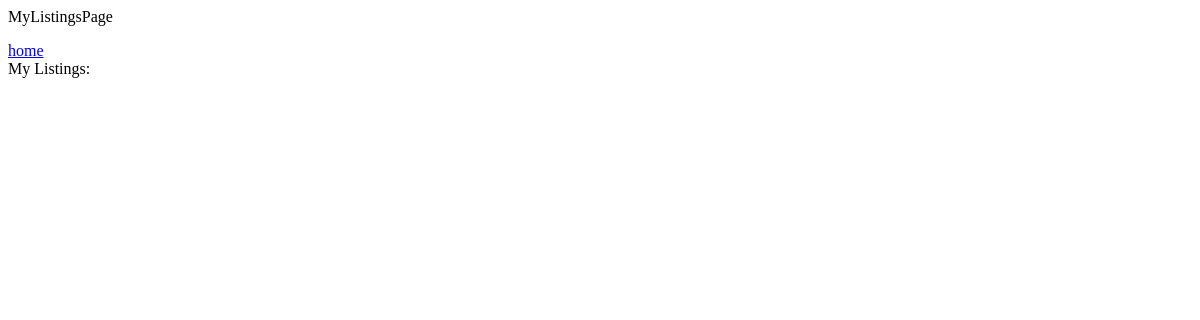
The app's page /mylistings/, older data.
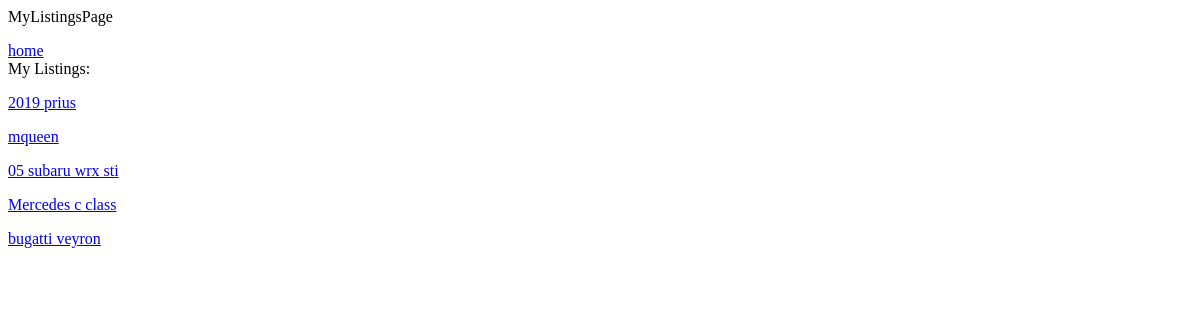
The same page, newer data.
### KCApp/models.py (models this page shows)
class listing(models.Model):
    Title=models.CharField(max_length=30)
    Description=models.CharField(max_length=200, null=True)
    Make=models.CharField(max_length=200, null=True)
    CarModel=models.CharField(max_length=200, null=True)
    Year=models.IntegerField( null=True)
    Odometer=models.IntegerField( null=True)
    BodyStyle=models.CharField(max_length=200, null=True)
    Transmission=models.CharField(max_length=200, null=True)
    FuelType=models.CharField(max_length=200, null=True)
    EngineSize=models.DecimalField(decimal_places=2, max_digits=5, null=True)
    DriveType=models.CharField(max_length=200, null=True)
    ExteriorColor=models.CharField(max_length=200, null=True)
    Doors=models.IntegerField( null=True)
    New=models.BooleanField( null=True)
    Price=models.DecimalField(decimal_places=2, max_digits=9, null=True)
    WOF=models.BooleanField( null=True)
    Registration=models.BooleanField( null=True)
    created = models.DateTimeField(auto_now_add=True)
    CreatedBy=models.CharField(max_length=200, null=True)
    Category= models.ForeignKey(listingcatagory, related_name='listings', on_delete=models.CASCADE, null=True)
    CloudImage = CloudinaryField('image', null=True)
    def __str__(self):
        return self.Title

### KCApp/views.py (the view)
# urls.py: path('mylistings/', views.MyListing, name='mylistings'),
def MyListing(request):
    c= request.user
    MyListings = listing.objects.all()
    MyListings = MyListings.filter(CreatedBy=c)
    context = {'MyListings': MyListings}
    return render(request, 'MyListings.html', context)

### KCApp/templates/KCApp/MyListings.html (shortened to what this page needs)
<p>MyListingsPage</p>
<a href="{% url 'landingpage' %}">home</a>
<div>
    My Listings:
    {% for listings in MyListings %}
    <a href=" {% url 'viewlisting' listings.id %} ">{{listings}}</a>
    {% endfor %}
</div>

Row changes from the older to the newer data that the page shows:
added listing: Title "2019 prius"
added listing: Title "mqueen"
added listing: Title "05 subaru wrx sti"
added listing: Title "Mercedes c class"
added listing: Title "bugatti veyron"
